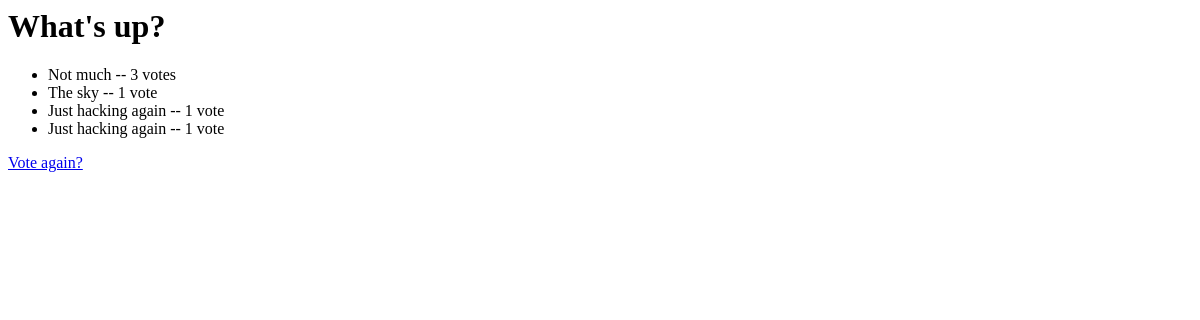
/polls/1/results/, run on an earlier commit of the app's database.
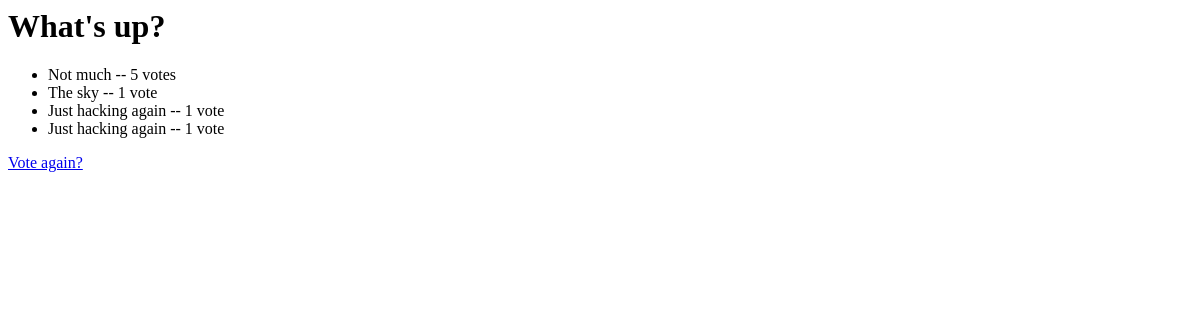
And on a later commit of the database.
### polls/models.py (models this page shows, shortened)
class Question(models.Model):
    question_text = models.CharField('内容', max_length=200)
    pub_date = models.DateTimeField('公開日')

class Choice(models.Model):
    question = models.ForeignKey(Question, on_delete=models.CASCADE)
    choice_text = models.CharField('内容', max_length=200)
    votes = IntegerField(default=0)

### polls/views.py (the view)
# urls.py: path('<int:pk>/results/', views.ResultsView.as_view(), name='results'),
class ResultsView(DetailView):
    model = Question
    template_name = "polls/result.html"

### polls/views.py (called while the page is built)
    def get_queryset(self):
        return Question.objects.filter(pub_date__lte=timezone.now())

### polls/templates/polls/result.html
<h1>{{ question.question_text }}</h1>
<ul>
  {% for choice in question.choice_set.all %}
    <li>{{ choice.choice_text }}
      --
      {{ choice.votes }}
      vote{{ choice.votes|pluralize }}</li>
  {% endfor %}
</ul>
<a href="{% url 'polls:detail' question.id %}">Vote again?</a>

What changed in the data, as far as the page shows it:
changed Choice "Not much": votes "3" → "5"
